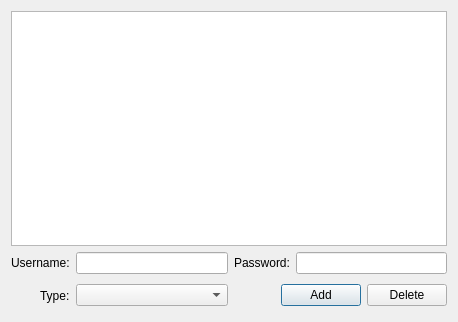
<?xml version="1.0" encoding="UTF-8"?>
<ui version="4.0">
 <class>Users</class>
 <widget class="QDialog" name="Users">
  <property name="geometry">
   <rect>
    <x>0</x>
    <y>0</y>
    <width>458</width>
    <height>322</height>
   </rect>
  </property>
  <property name="windowTitle">
   <string>Users</string>
  </property>
  <property name="windowIcon">
   <iconset resource="Icons.qrc">
    <normaloff>:/icons/icons/user_edit.png</normaloff>:/icons/icons/user_edit.png</iconset>
  </property>
  <layout class="QGridLayout" name="gridLayout">
   <item row="1" column="0" colspan="2" alignment="Qt::AlignRight">
    <widget class="QLabel" name="label_15">
     <property name="text">
      <string>Username:</string>
     </property>
    </widget>
   </item>
   <item row="1" column="2">
    <widget class="QLineEdit" name="eUsername">
     <property name="minimumSize">
      <size>
       <width>120</width>
       <height>0</height>
      </size>
     </property>
    </widget>
   </item>
   <item row="1" column="3" alignment="Qt::AlignRight">
    <widget class="QLabel" name="label_16">
     <property name="text">
      <string>Password:</string>
     </property>
    </widget>
   </item>
   <item row="1" column="4">
    <widget class="QLineEdit" name="ePassword">
     <property name="minimumSize">
      <size>
       <width>120</width>
       <height>0</height>
      </size>
     </property>
    </widget>
   </item>
   <item row="2" column="3" colspan="2">
    <layout class="QHBoxLayout" name="horizontalLayout">
     <item>
      <spacer name="horizontalSpacer">
       <property name="orientation">
        <enum>Qt::Horizontal</enum>
       </property>
       <property name="sizeHint" stdset="0">
        <size>
         <width>13</width>
         <height>31</height>
        </size>
       </property>
      </spacer>
     </item>
     <item>
      <widget class="QPushButton" name="bAdd">
       <property name="text">
        <string>Add</string>
       </property>
       <property name="icon">
        <iconset resource="../DBTool/Icons.qrc">
         <normaloff>:/iconsdb/icons/user_add.png</normaloff>:/iconsdb/icons/user_add.png</iconset>
       </property>
      </widget>
     </item>
     <item>
      <widget class="QPushButton" name="bDelete">
       <property name="text">
        <string>Delete</string>
       </property>
       <property name="icon">
        <iconset resource="../DBTool/Icons.qrc">
         <normaloff>:/iconsdb/icons/user_delete.png</normaloff>:/iconsdb/icons/user_delete.png</iconset>
       </property>
      </widget>
     </item>
    </layout>
   </item>
   <item row="0" column="0" colspan="5">
    <widget class="QTableView" name="tview">
     <property name="editTriggers">
      <set>QAbstractItemView::NoEditTriggers</set>
     </property>
     <property name="selectionBehavior">
      <enum>QAbstractItemView::SelectRows</enum>
     </property>
    </widget>
   </item>
   <item row="2" column="2">
    <widget class="QComboBox" name="eType">
     <property name="minimumSize">
      <size>
       <width>120</width>
       <height>0</height>
      </size>
     </property>
    </widget>
   </item>
   <item row="2" column="0" colspan="2" alignment="Qt::AlignRight">
    <widget class="QLabel" name="label_17">
     <property name="text">
      <string>Type:</string>
     </property>
    </widget>
   </item>
  </layout>
 </widget>
 <resources>
  <include location="../DBTool/Icons.qrc"/>
  <include location="Icons.qrc"/>
 </resources>
 <connections/>
</ui>
